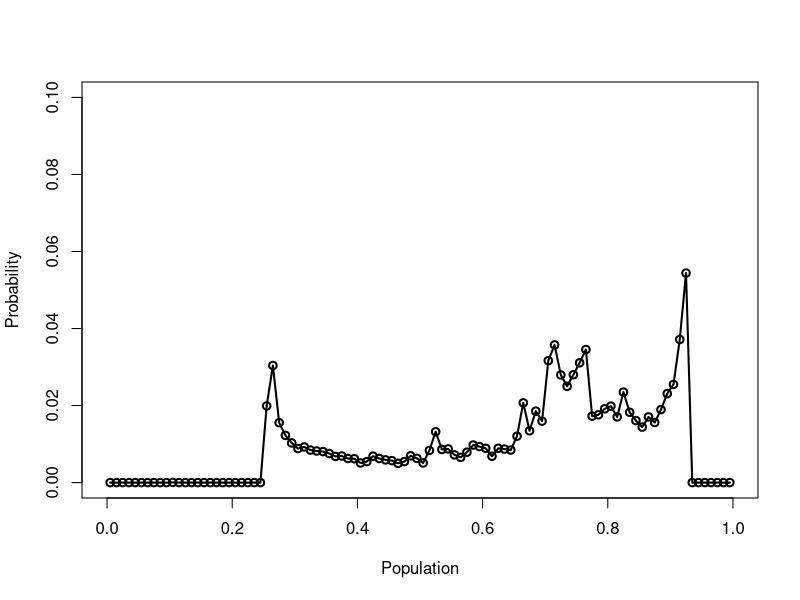
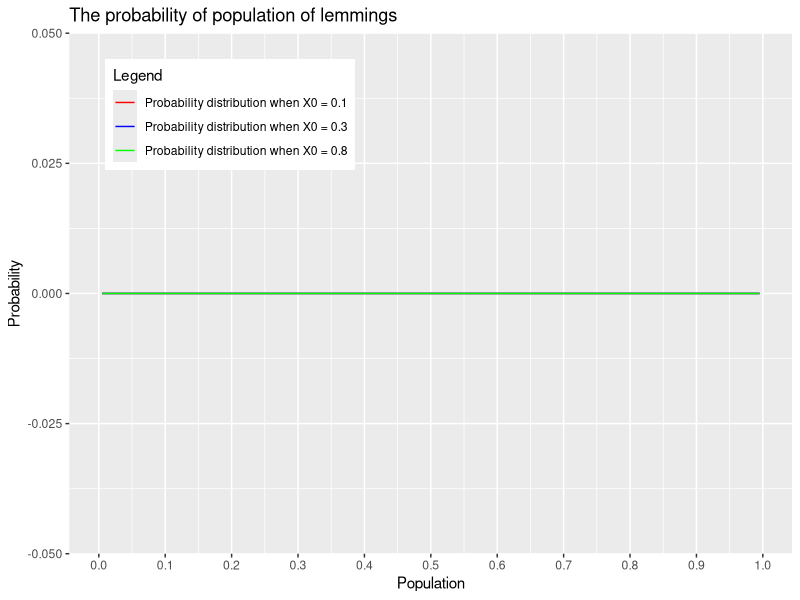
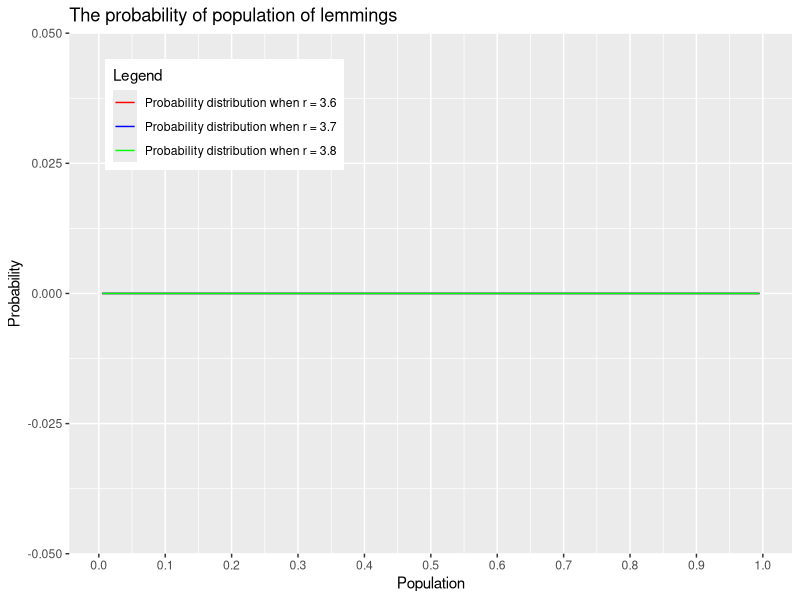

The R source for these figures, in order:
## ---- chunk 1
knitr::opts_chunk$set(echo = TRUE)
library(ggplot2)
library(dplyr)
## ---- chunk 2

# function for the population iteration
lemming_population <- function(r,X_0,n){
  # Fill in your function written on Monday for the lemming population
  Ls <- vector(length=n+1)
  # initialize the initial population
  Ls[1] <- X0
  for (i in 2:(n + 1)) {
    Ls[i] <- r * Ls[i - 1] * (1 - Ls[i - 1])
  }
  # output should be an array of n + 1 elements
  return(Ls)
}

NumSteps <- 20000 
r <- 3.7                 # pick a value of r (r>3.6)
X0 <- 0.1               # pick a value of initial value X_0 
XVec <- lemming_population(r, X0, NumSteps) # compute the lemming population

BinNum <- 100         # number of bins between 0 and 1
BinSize <- 1/BinNum   # compute the bin size
BinCounts <-matrix(0,1,BinNum) #initialize bin counts to zero

for (i in 1:BinNum){  # 
  
upper_limit <- BinSize * i
lower_limit <- upper_limit - BinSize
logicalvector <- (XVec >= lower_limit & XVec < upper_limit)
BinCounts[i] <-  sum(as.integer(logicalvector))

  # TO FILL IN: This counts the number of X values in each bin. 
  # You may use as.integer on logicalvector, and use 
  #'sum' on the resulting object.
  
}

BinCentres <- seq(BinNum)*BinSize - BinSize/2 # find the centers of the bins
Probability_density <- BinCounts/length(XVec) # compute probability density 
plot(BinCentres,Probability_density,
     xlim = c(0, 1), ylim = c(0, 0.1),
     xlab="Population", ylab="Probability",
     type="o",lwd=2)  # plot histogram

## ---- chunk 3
# writing a function to get the probability distribution
binCount <- function(lemming_pop, BinNum) {
  BinSize <- 1/BinNum   # compute the bin size
  BinCounts <-matrix(0,1,BinNum) #initialize bin counts to zero

  for (i in 1:BinNum){
    upper_limit <- BinSize * i
    lower_limit <- upper_limit - BinSize
    logicalvector <- (lemming_pop >= lower_limit & lemming_pop < upper_limit)
    BinCounts[i] <-  sum(as.integer(logicalvector))
  }
  Probability_density <- BinCounts/length(lemming_pop)
  return(Probability_density)
}

NumSteps <- 20000 
r <- 3.7
BinNum <- 100       

X0 <- 0.1   
lemming_pop_1 <- lemming_population(r, X0, NumSteps)
prob_dist_1 <- binCount(lemming_pop_1, BinNum)

X0 <- 0.3  
lemming_pop_2 <- lemming_population(r, X0, NumSteps)
prob_dist_2 <- binCount(lemming_pop_2, BinNum)

X0 <- 0.8
lemming_pop_3 <- lemming_population(r, X0, NumSteps)
prob_dist_3 <- binCount(lemming_pop_3, BinNum)


BinCentres <- seq(BinNum)*BinSize - BinSize/2 # find the centers of the bins

data_pop <- data.frame(BinCentres = BinCentres, 
                       prob_dist_1 = prob_dist_1,
                       prob_dist_2 = prob_dist_2,
                       prob_dist_3 = prob_dist_3)                       

data_pop %>% ggplot(aes(x = BinCentres)) +
  geom_line(aes(y = prob_dist_1, 
                color = "Probability distribution when X0 = 0.1")) + 
  geom_line(aes(y = prob_dist_2, 
                color = "Probability distribution when X0 = 0.3")) + 
  geom_line(aes(y = prob_dist_3, 
                color = "Probability distribution when X0 = 0.8")) + 
  scale_color_manual("Legend", values = c("red", "blue", "green")) +
  labs(x = "Population", 
       y = "Probability") + 
  ggtitle("The probability of population of lemmings") + 
  theme(legend.position = c(.05, .95), 
        legend.justification = c("left", "top")) + 
  scale_x_continuous(breaks = seq(0, 1, 0.1))

## ---- chunk 4
NumSteps <- 20000 
X0 <- 0.2 
BinNum <- 100 

r <- 3.7
lemming_pop_1 <- lemming_population(r, X0, NumSteps)
prob_dist_1 <- binCount(lemming_pop_1, BinNum)

r <- 3.8
lemming_pop_2 <- lemming_population(r, X0, NumSteps)
prob_dist_2 <- binCount(lemming_pop_2, BinNum)

r <- 3.9
lemming_pop_3 <- lemming_population(r, X0, NumSteps)
prob_dist_3 <- binCount(lemming_pop_3, BinNum)


BinCentres <- seq(BinNum)*BinSize - BinSize/2 # find the centers of the bins

data_pop <- data.frame(BinCentres = BinCentres, 
                       prob_dist_1 = prob_dist_1,
                       prob_dist_2 = prob_dist_2,
                       prob_dist_3 = prob_dist_3)                       

data_pop %>% ggplot(aes(x = BinCentres)) +
  geom_line(aes(y = prob_dist_1, 
                color = "Probability distribution when r = 3.6")) + 
  geom_line(aes(y = prob_dist_2, 
                color = "Probability distribution when r = 3.7")) + 
  geom_line(aes(y = prob_dist_3, 
                color = "Probability distribution when r = 3.8")) + 
  scale_color_manual("Legend", values = c("red", "blue", "green")) +
  labs(x = "Population", 
       y = "Probability") + 
  ggtitle("The probability of population of lemmings") + 
  theme(legend.position = c(.05, .95), 
        legend.justification = c("left", "top")) + 
  scale_x_continuous(breaks = seq(0, 1, 0.1))

